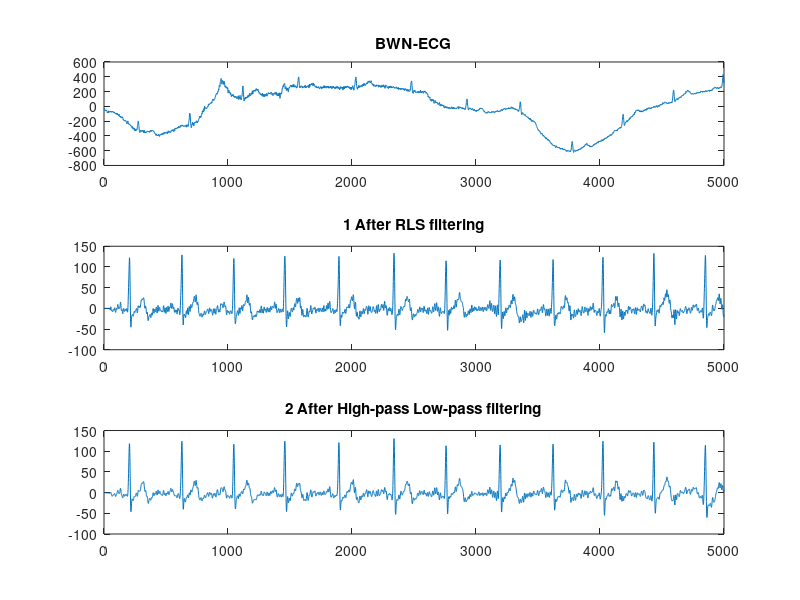
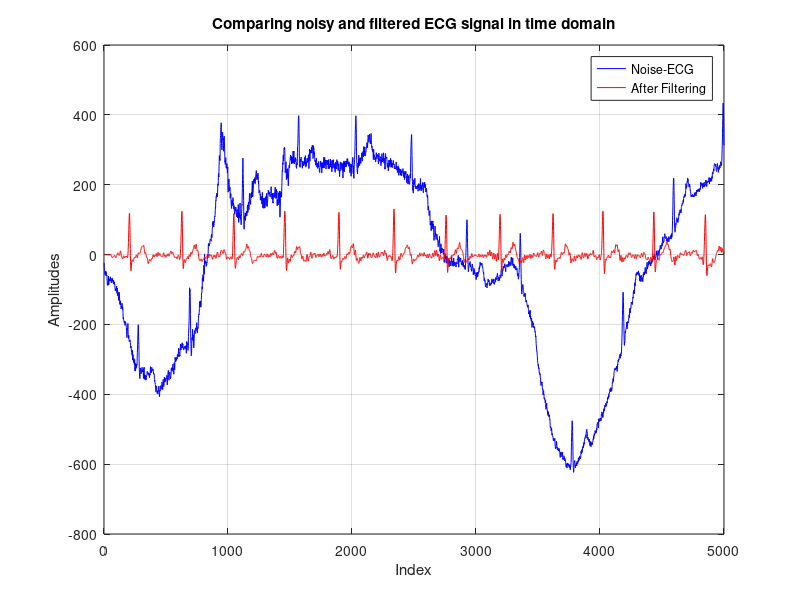
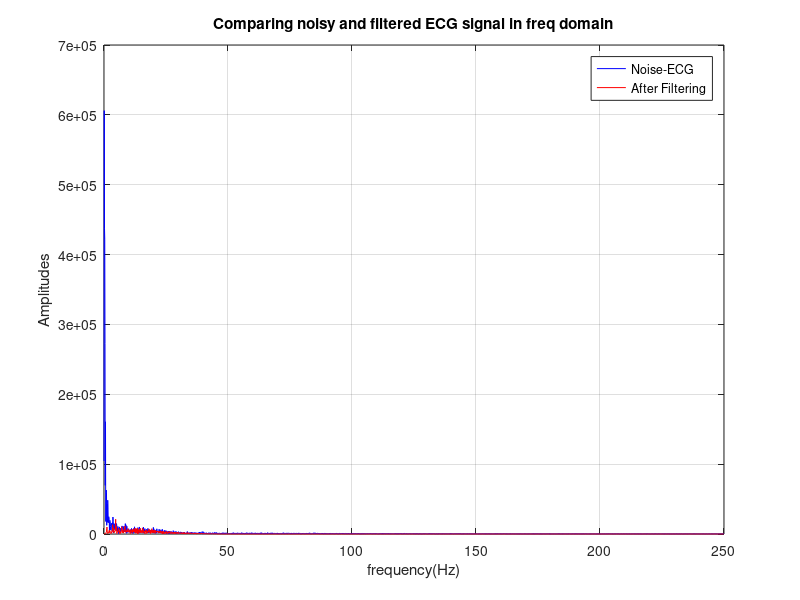
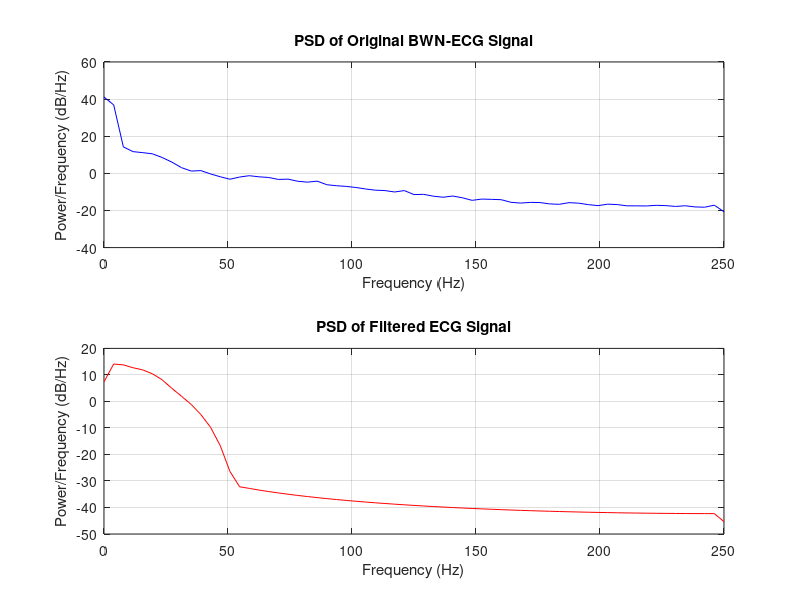

These charts were generated, in order, by the following MATLAB code: (Note: this script raises an error after producing the figures.)
clear all;
load("ECG_database.mat");

%% LMS
reference_signal = 0.01 .* bwn; % Noise signal
standardData = Data3; % For comparison of filtering error later
d = reference_signal + standardData; % Original signal + error signal

% Parameters
mu = 0.01;  
M = 50;     

t = (0:LENGTH-1) / FS;  % Time axis

% Initialize LMS filter
w = zeros(1, M);  % Filter weights
e = zeros(1, LENGTH);  % Error signal
input_buffer = zeros(1, M);

% LMS filtering algorithm
for n = M:LENGTH
    % Input to filter is the interference signal
    input_buffer = [reference_signal(n), input_buffer(1:end-1)];
    
    % Compute filter output (interference estimate)
    y = w * input_buffer';
    
    % Error signal (desired signal - interference estimate)
    e(n) = d(n) - y;
    
    % Update LMS filter weights with step size limitation and normalization
    w = w + 2 * mu * e(n) * input_buffer / (input_buffer * input_buffer' + eps);
end

%% High-pass and Low-pass Filtering
fc_high = 1; 
[b_hp, a_hp] = butter(4, fc_high / (FS / 2), 'high');  
ECG_hp_filtered = filtfilt(b_hp, a_hp, e); 

fc_low = 40;  
[b_lp, a_lp] = butter(4, fc_low / (FS / 2), 'low'); 
ECG_filtered2 = filtfilt(b_lp, a_lp, ECG_hp_filtered);  

%% plot

figure;
subplot(3,1,1);
plot(BWN_data);
title('BWN-ECG');

subplot(3,1,2);
plot(e);
title('1 After RLS filtering');

subplot(3,1,3);
plot(ECG_filtered2);
title('2 After High-pass Low-pass filtering');


% Plot time-domain signals before and after filtering
figure;
plot(BWN_data, 'b', 'DisplayName', 'Noise-ECG'); hold on;
plot(ECG_filtered2, 'r', 'DisplayName', 'After Filtering');
legend('show');
xlabel('Index');
ylabel('Amplitudes');
title('Comparing noisy and filtered ECG signal in time domain');
grid on;

% Compute FFT of original and filtered signals
Y_orig = fft(BWN_data);          % FFT of original signal
Y_filt = fft(ECG_filtered2);      % FFT of filtered signal

% Generate frequency vector (up to Nyquist frequency)
f = (0:LENGTH/2-1) * (FS / LENGTH);  % Frequency vector, range from 0 to fs/2

% Compute magnitude spectrum (positive frequencies)
Y_orig_mag = abs(Y_orig(1:LENGTH/2)); % Magnitude spectrum of original signal
Y_filt_mag = abs(Y_filt(1:LENGTH/2)); % Magnitude spectrum of filtered signal

% Plot frequency spectrum before and after filtering
figure;
plot(f, Y_orig_mag, 'b', 'DisplayName', 'Noise-ECG'); hold on;
plot(f, Y_filt_mag, 'r', 'DisplayName', 'After Filtering');
legend('show');
xlabel('frequency(Hz)');
ylabel('Amplitudes');
title('Comparing noisy and filtered ECG signal in freq domain');
grid on;

% Compute and plot Power Spectral Density (PSD) before and after filtering
figure;
subplot(2, 1, 1);
[psd_orig, f_psd] = pwelch(BWN_data, [], [], [], FS);
plot(f_psd, 10*log10(psd_orig), 'b');
title('PSD of Original BWN-ECG Signal');
xlabel('Frequency (Hz)');
ylabel('Power/Frequency (dB/Hz)');
grid on;

% PSD of filtered signal
subplot(2, 1, 2);
[psd_filt, f_psd] = pwelch(ECG_filtered2, [], [], [], FS);
plot(f_psd, 10*log10(psd_filt), 'r');
title('PSD of Filtered ECG Signal');
xlabel('Frequency (Hz)');
ylabel('Power/Frequency (dB/Hz)');
grid on;


% SNR Calculation
SNR = snr(standardData, standardData - ECG_filtered2);

% MSE Calculation
MSE = mean((standardData - ECG_filtered2) .^ 2);

% PRD Calculation
PRD = sqrt(mean((standardData - ECG_filtered2) .^ 2)) / sqrt(mean(standardData .^ 2)) * 100;

% Display Results
disp('LMS Results:');
disp(['SNR: ', num2str(SNR), ' dB']);
disp(['MSE: ', num2str(MSE)]);
disp(['PRD: ', num2str(PRD), '%']);


% Assuming filtered_ECG is the filtered signal, and Fs is the sampling frequency
Fs = 500; % Replace with your actual sampling frequency

% Set window parameters
window_length = 512;  % Window length
noverlap = 256;       % Window overlap
nfft = 1024;          % Number of FFT points

figure;
% Plot spectrogram
spectrogram(ECG_filtered2, window_length, noverlap, nfft, Fs, 'yaxis');

% Set chart title and labels
title('Spectrogram of Filtered LMS ECG Signal');
xlabel('Time (s)');
ylabel('Frequency (Hz)');
